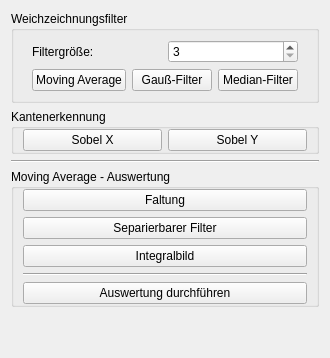
          <widget class="QWidget" name="tab_filter">
           <attribute name="title">
            <string>Filter</string>
           </attribute>
           <layout class="QVBoxLayout" name="verticalLayout_6">
            <item>
             <widget class="QGroupBox" name="groupBox_3">
              <property name="sizePolicy">
               <sizepolicy hsizetype="Minimum" vsizetype="Minimum">
                <horstretch>0</horstretch>
                <verstretch>0</verstretch>
               </sizepolicy>
              </property>
              <property name="title">
               <string>Weichzeichnungsfilter</string>
              </property>
              <layout class="QVBoxLayout" name="verticalLayout_11">
               <item>
                <widget class="QWidget" name="widget_2" native="true">
                 <layout class="QHBoxLayout" name="horizontalLayout_7">
                  <property name="topMargin">
                   <number>0</number>
                  </property>
                  <property name="bottomMargin">
                   <number>0</number>
                  </property>
                  <item>
                   <widget class="QLabel" name="label_8">
                    <property name="text">
                     <string>Filtergröße:</string>
                    </property>
                   </widget>
                  </item>
                  <item>
                   <widget class="QSpinBox" name="spinBox_filter_avg_size">
                    <property name="readOnly">
                     <bool>false</bool>
                    </property>
                    <property name="buttonSymbols">
                     <enum>QAbstractSpinBox::UpDownArrows</enum>
                    </property>
                    <property name="accelerated">
                     <bool>false</bool>
                    </property>
                    <property name="correctionMode">
                     <enum>QAbstractSpinBox::CorrectToNearestValue</enum>
                    </property>
                    <property name="keyboardTracking">
                     <bool>false</bool>
                    </property>
                    <property name="showGroupSeparator" stdset="0">
                     <bool>false</bool>
                    </property>
                    <property name="minimum">
                     <number>3</number>
                    </property>
                    <property name="singleStep">
                     <number>2</number>
                    </property>
                   </widget>
                  </item>
                 </layout>
                </widget>
               </item>
               <item>
                <widget class="QWidget" name="widget_3" native="true">
                 <layout class="QHBoxLayout" name="horizontalLayout_6">
                  <property name="topMargin">
                   <number>0</number>
                  </property>
                  <property name="bottomMargin">
                   <number>0</number>
                  </property>
                  <item>
                   <widget class="QPushButton" name="pushButton_filter_movAvg">
                    <property name="text">
                     <string>Moving Average</string>
                    </property>
                   </widget>
                  </item>
                  <item>
                   <widget class="QPushButton" name="pushButton_filter_gauss">
                    <property name="sizePolicy">
                     <sizepolicy hsizetype="Minimum" vsizetype="Fixed">
                      <horstretch>0</horstretch>
                      <verstretch>0</verstretch>
                     </sizepolicy>
                    </property>
                    <property name="text">
                     <string>Gauß-Filter</string>
                    </property>
                   </widget>
                  </item>
                  <item>
                   <widget class="QPushButton" name="pushButton_filter_median">
                    <property name="text">
                     <string>Median-Filter</string>
                    </property>
                   </widget>
                  </item>
                 </layout>
                </widget>
               </item>
              </layout>
             </widget>
            </item>
            <item>
             <widget class="QGroupBox" name="groupBox_4">
              <property name="sizePolicy">
               <sizepolicy hsizetype="Minimum" vsizetype="Preferred">
                <horstretch>0</horstretch>
                <verstretch>0</verstretch>
               </sizepolicy>
              </property>
              <property name="title">
               <string>Kantenerkennung</string>
              </property>
              <layout class="QHBoxLayout" name="horizontalLayout_3">
               <property name="topMargin">
                <number>0</number>
               </property>
               <property name="bottomMargin">
                <number>0</number>
               </property>
               <item>
                <widget class="QPushButton" name="pushButton_filter_sobelX">
                 <property name="text">
                  <string>Sobel X</string>
                 </property>
                </widget>
               </item>
               <item>
                <widget class="QPushButton" name="pushButton_filter_sobelY">
                 <property name="text">
                  <string>Sobel Y</string>
                 </property>
                </widget>
               </item>
              </layout>
             </widget>
            </item>
            <item>
             <widget class="Line" name="line_4">
              <property name="orientation">
               <enum>Qt::Horizontal</enum>
              </property>
             </widget>
            </item>
            <item>
             <widget class="QGroupBox" name="groupBox_5">
              <property name="title">
               <string>Moving Average - Auswertung</string>
              </property>
              <layout class="QVBoxLayout" name="verticalLayout_10">
               <property name="topMargin">
                <number>0</number>
               </property>
               <property name="bottomMargin">
                <number>0</number>
               </property>
               <item>
                <widget class="QPushButton" name="pushButton_filter_movAvg_conv">
                 <property name="text">
                  <string>Faltung</string>
                 </property>
                </widget>
               </item>
               <item>
                <widget class="QPushButton" name="pushButton_filter_movAvg_sep">
                 <property name="text">
                  <string>Separierbarer Filter</string>
                 </property>
                </widget>
               </item>
               <item>
                <widget class="QPushButton" name="pushButton_filter_movAvg_int">
                 <property name="text">
                  <string>Integralbild</string>
                 </property>
                </widget>
               </item>
               <item>
                <widget class="Line" name="line_5">
                 <property name="orientation">
                  <enum>Qt::Horizontal</enum>
                 </property>
                </widget>
               </item>
               <item>
                <widget class="QPushButton" name="pushButton_filter_evaluation">
                 <property name="text">
                  <string>Auswertung durchführen</string>
                 </property>
                </widget>
               </item>
              </layout>
             </widget>
            </item>
            <item>
             <spacer name="verticalSpacer_2">
              <property name="orientation">
               <enum>Qt::Vertical</enum>
              </property>
              <property name="sizeHint" stdset="0">
               <size>
                <width>20</width>
                <height>40</height>
               </size>
              </property>
             </spacer>
            </item>
           </layout>
          </widget>
